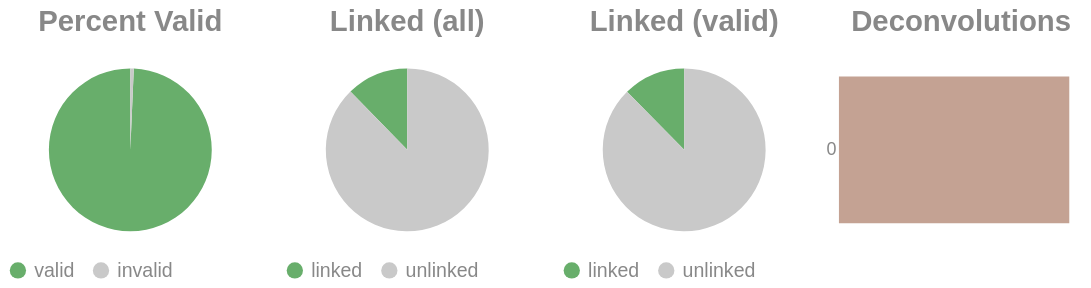

The code cell stored with this chart in its notebook:
### Code cell
if SKIPLR:
    pass
else:
    clash = Counter()
    for i in valids['molecule'].to_list():
        _mol = i.split("-")
        if len(_mol) == 1:
            clash.update('0')
        else:
            clash.update(_mol[-1])

    _d = {"deconvolutions": [], 'count': []}
    for k,v in clash.items():
        _d['deconvolutions'].append(k)
        _d['count'].append(v)

    tot_valid = valids['reads'].sum()
    mask = valids['reads'] >= 2
    n_linked_reads = valids.filter(mask)['reads'].sum()
    if n_linked_reads == 0:
        print_html("No linked molecules (>=2 reads) were detected; skipping linked-only distributions.")
        SKIPLR = True
    else:
        perc_valid = round(tot_valid / n_reads, 4)
        linked_perc_abs = round(n_linked_reads / n_reads, 4)
        linked_perc = round(n_linked_reads / tot_valid, 4)

    _valid = pl.DataFrame({"valids": ['valid', 'invalid'], "count": [tot_valid, n_reads - tot_valid]})
    _linked_abs = pl.DataFrame({"linked (absolute)": ['linked', 'unlinked'], "count": [n_linked_reads, n_reads - n_linked_reads]})
    _linked_rel = pl.DataFrame({"linked (valids)": ['linked', 'unlinked'], "count": [n_linked_reads, tot_valid - n_linked_reads]})

    (
        alt.hconcat(
            piechart(_valid, goodval = 'valid', title = "Percent Valid"),
            piechart(_linked_abs, goodval = "linked", title =  "Linked (all)"),
            piechart(_linked_rel, goodval = "linked", title =  "Linked (valid)"),
            convolutionbar(pl.DataFrame(_d), title = "Deconvolutions"),
            center = True,
            bounds = 'flush'
        )
        .resolve_scale(color='independent')
        .resolve_legend('independent')
        .properties(usermeta={'embedOptions': {"actions": False}})
    ).display()

### Figure 1 — Vega-Lite specification as saved in the notebook (floating-point values rounded to 4 significant figures)
{"width": "container", "height": 400, "config": {"title": {"anchor": "start", "dy": -15, "fontSize": 18, "color": "#888888", "subtitleColor": "#888888", "subtitleFontSize": 14}, "arc": {"fill": "#0072B2"}, "axis": {"domainColor": "#888888", "domainWidth": 0.5, "gridWidth": 0.2, "grid": false, "titleFontWeight": 400, "titleFontSize": 15, "labelFontSize": 11, "labelColor": "#888888", "tickColor": "#888888", "tickWidth": 0.2, "titleColor": "#888888"}, "axisBand": {"grid": false}, "axisX": {"grid": true, "tickSize": 10, "domainCap": "round"}, "axisY": {"domain": false, "grid": true, "tickSize": 0, "domainCap": "round"}, "background": "transparent", "header": {"labelFontSize": 15, "labelColor": "#888888", "titleFontSize": 15, "titleFontWeight": 600, "titleColor": "#888888"}, "legend": {"labelFont": "sans-serif", "labelFontSize": 12, "labelColor": "#888888", "symbolSize": 100, "symbolType": "circle", "titleFontSize": 12, "titlePadding": 10, "titleColor": "#888888", "title": null}, "range": {"category": ["#E69F00", "#56B4E9", "#009E73", "#F0E442", "#0072B2", "#D55E00", "#CC79A7", "#000000"], "diverging": ["#cfe8f3", "#a2d4ec", "#73bfe2", "#46abdb", "#1696d2", "#12719e"]}, "area": {"fill": "#0072B2", "fillOpacity": 0.7, "line": true, "strokeOpacity": 0.7}, "line": {"color": "#0072B2", "stroke": "#0072B2", "strokeWidth": 2}, "trail": {"color": "#0072B2", "stroke": "#0072B2", "strokeWidth": 0, "size": 1}, "point": {"filled": true, "fillOpacity": 1.0, "size": 95}, "text": {"color": "#888888", "fontSize": 11, "align": "right", "fontWeight": 400, "size": 11}, "bar": {"fill": "#0072B2", "stroke": null}, "view": {"stroke": null, "continuousWidth": 660, "continuousHeight": 400}}, "hconcat": [{"data": {"name": "data-edaad6600f76007dcc9ca0f3d32a3dcf"}, "mark": {"type": "arc"}, "encoding": {"color": {"field": "valids", "legend": {"orient": "bottom", "title": null}, "scale": {"domain": ["valid", "invalid"], "range": ["#68ae6b", "#C9C9C9"]}, "title": "Valids", "type": "nominal"}, "theta": {"field": "count", "type": "quantitative"}, "tooltip": [{"field": "valids", "title": "Valids", "type": "ordinal"}, {"field": "percent", "format": ".2%", "title": "Percent", "type": "quantitative"}, {"field": "count", "title": "Count", "type": "quantitative"}]}, "height": 100, "title": {"text": "Percent Valid", "align": "center", "anchor": "middle"}, "transform": [{"calculate": "datum.count / 2440458", "as": "percent"}], "width": 150}, {"data": {"name": "data-ea003423e8a9cf36e75dc7381ddded9c"}, "mark": {"type": "arc"}, "encoding": {"color": {"field": "linked (absolute)", "legend": {"orient": "bottom", "title": null}, "scale": {"domain": ["linked", "unlinked"], "range": ["#68ae6b", "#C9C9C9"]}, "title": "Linked (Absolute)", "type": "nominal"}, "theta": {"field": "count", "type": "quantitative"}, "tooltip": [{"field": "linked (absolute)", "title": "Linked (Absolute)", "type": "ordinal"}, {"field": "percent", "format": ".2%", "title": "Percent", "type": "quantitative"}, {"field": "count", "title": "Count", "type": "quantitative"}]}, "height": 100, "title": {"text": "Linked (all)", "align": "center", "anchor": "middle"}, "transform": [{"calculate": "datum.count / 2440458", "as": "percent"}], "width": 150}, {"data": {"name": "data-13798b8c97b6a0d495beffa37b7c8c7b"}, "mark": {"type": "arc"}, "encoding": {"color": {"field": "linked (valids)", "legend": {"orient": "bottom", "title": null}, "scale": {"domain": ["linked", "unlinked"], "range": ["#68ae6b", "#C9C9C9"]}, "title": "Linked (Valids)", "type": "nominal"}, "theta": {"field": "count", "type": "quantitative"}, "tooltip": [{"field": "linked (valids)", "title": "Linked (Valids)", "type": "ordinal"}, {"field": "percent", "format": ".2%", "title": "Percent", "type": "quantitative"}, {"field": "count", "title": "Count", "type": "quantitative"}]}, "height": 100, "title": {"text": "Linked (valid)", "align": "center", "anchor": "middle"}, "transform": [{"calculate": "datum.count / 2423859", "as": "percent"}], "width": 150}, {"data": {"name": "data-b9145ddfc9f25d8522be3bce6bcf6ae3"}, "mark": {"type": "bar"}, "encoding": {"color": {"field": "deconvolutions", "legend": null, "scale": {"scheme": "lightgreyred"}, "type": "nominal"}, "tooltip": [{"field": "deconvolutions", "title": "Deconvolutions", "type": "ordinal"}, {"field": "percent", "format": ".2%", "title": "Percent", "type": "quantitative"}, {"field": "count", "title": "Count", "type": "quantitative"}], "x": {"axis": null, "field": "count", "type": "quantitative"}, "y": {"field": "deconvolutions", "sort": "ascending", "title": null, "type": "nominal"}}, "height": 100, "title": {"text": "Deconvolutions", "align": "center", "anchor": "middle"}, "transform": [{"calculate": "datum.count / 2262463", "as": "percent"}], "width": 150}], "bounds": "flush", "center": true, "resolve": {"legend": {"angle": "independent"}, "scale": {"color": "independent"}}, "usermeta": {"embedOptions": {"actions": false}}, "$schema": "https://vega.github.io/schema/vega-lite/v6.1.0.json", "datasets": {"data-edaad6600f76007dcc9ca0f3d32a3dcf": [{"valids": "valid", "count": 2423859}, {"valids": "invalid", "count": 16599}], "data-ea003423e8a9cf36e75dc7381ddded9c": [{"linked (absolute)": "linked", "count": 299926}, {"linked (absolute)": "unlinked", "count": 2140532}], "data-13798b8c97b6a0d495beffa37b7c8c7b": [{"linked (valids)": "linked", "count": 299926}, {"linked (valids)": "unlinked", "count": 2123933}], "data-b9145ddfc9f25d8522be3bce6bcf6ae3": [{"deconvolutions": "0", "count": 2262463}]}}
